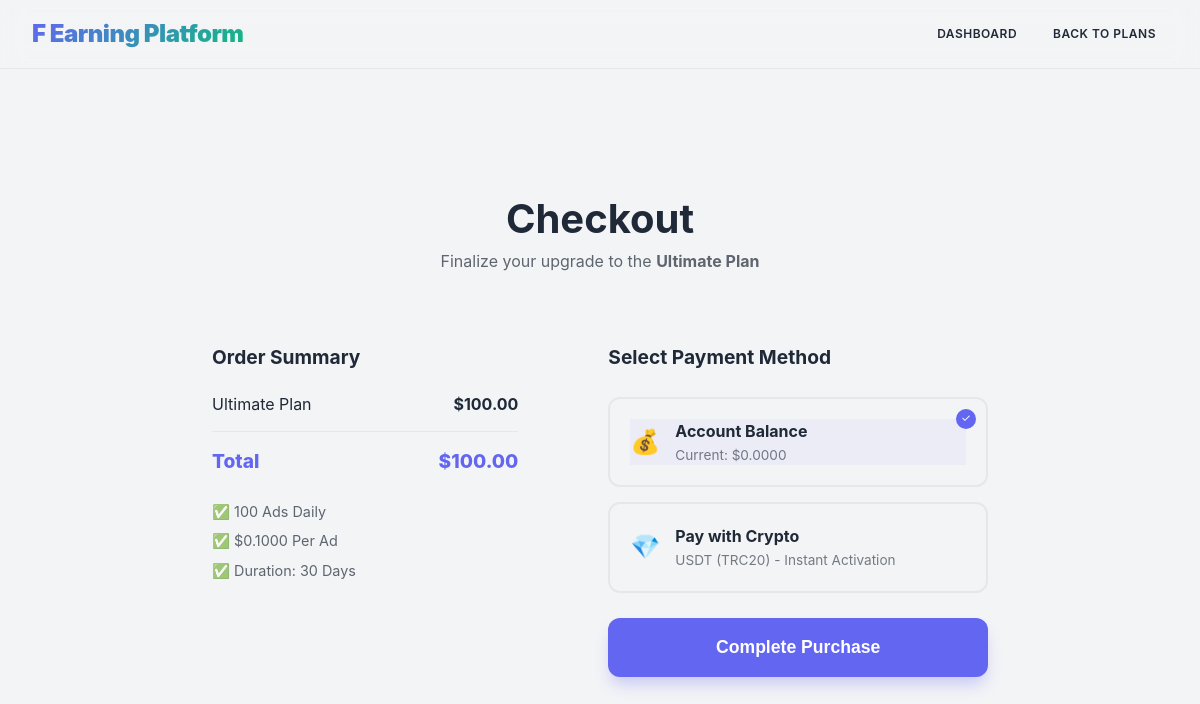
Screenshot of /user/checkout.php?plan_id=4 (signed in) with the database file from the repository.
### tables this page shows
CREATE TABLE IF NOT EXISTS memberships (
    id INT AUTO_INCREMENT PRIMARY KEY,
    name VARCHAR(50) NOT NULL,
    price DECIMAL(10, 2) NOT NULL,
    daily_ads INT NOT NULL,
    daily_surveys INT NOT NULL DEFAULT 5,
    ad_reward DECIMAL(10, 4) NOT NULL,
    duration_days INT NOT NULL,
    created_at TIMESTAMP DEFAULT CURRENT_TIMESTAMP
);

CREATE TABLE IF NOT EXISTS users (
    id INT AUTO_INCREMENT PRIMARY KEY,
    username VARCHAR(50) NOT NULL UNIQUE,
    email VARCHAR(100) NOT NULL UNIQUE,
    country VARCHAR(100) DEFAULT 'Global',
    password VARCHAR(255) NOT NULL,
    balance DECIMAL(15, 4) DEFAULT 0.0000,
    total_earned DECIMAL(15, 4) DEFAULT 0.0000,
    referral_code VARCHAR(20) UNIQUE,
    referred_by INT DEFAULT NULL,
    is_admin TINYINT(1) DEFAULT 0,
    is_verified TINYINT(1) DEFAULT 0,
    status ENUM('active', 'blocked') DEFAULT 'active',
    membership_id INT DEFAULT 1,
    membership_expires_at TIMESTAMP NULL,
    verification_token VARCHAR(100),
    otp_code VARCHAR(10),
    otp_expiry DATETIME,
    reset_token VARCHAR(100),
    reset_token_expiry DATETIME,
    created_at TIMESTAMP DEFAULT CURRENT_TIMESTAMP,
    FOREIGN KEY (referred_by) REFERENCES users(id) ON DELETE SET NULL
);

### includes/user_functions.php (called while the page is built, shortened)
<?php
require_once __DIR__ . '/../config/config.php';
class User {
    private $pdo;
    public function __construct($pdo) {
        $this->pdo = $pdo;
    }
    public function getUserDetails($user_id) {
        $stmt = $this->pdo->prepare("SELECT * FROM users WHERE id = ?");
        $stmt->execute([$user_id]);
        return $stmt->fetch();
    }
}
$userClass = new User($pdo);
?>

### user/checkout.php (the view, shortened to what this page needs)
<?php
require_once __DIR__ . '/../includes/user_functions.php';
require_once __DIR__ . '/../includes/nowpayments.php';
$user = $userClass->getUserDetails($_SESSION['user_id']);
$plan_id = isset($_GET['plan_id']) ? (int)$_GET['plan_id'] : 0;
$stmt = $pdo->prepare("SELECT * FROM memberships WHERE id = ? AND id > 1");
$stmt->execute([$plan_id]);
$plan = $stmt->fetch();
?>
<!DOCTYPE html>
<html lang="en">
<head>
    <link rel="stylesheet" href="../assets/css/style.css">
</head>
<body class="light">
    <header class="navbar-fixed">
        <nav class="navbar" style="padding-left: 2rem; padding-right: 2rem;">
            <div class="logo"><h1><?php echo SITE_NAME; ?></h1></div>
            <div class="nav-links">
                <a href="dashboard.php">Dashboard</a>
                <a href="upgrade.php">Back to Plans</a>
            </div>
        </nav>
    </header>
    <main class="container fade-in" style="padding: 40px 2rem; max-width: 900px; margin: 80px auto;">
        <div style="text-align: center; margin-bottom: 40px;">
            <h2 style="font-size: 2.5rem;">Checkout</h2>
            <p style="opacity: 0.7;">Finalize your upgrade to the <strong><?php echo $plan['name']; ?> Plan</strong></p>
        </div>
        <div style="display: grid; grid-template-columns: 1fr 1.2fr; gap: 30px; align-items: start;">
            <div class="card" style="padding: 30px;">
                <h3 style="margin-bottom: 20px; font-size: 1.2rem;">Order Summary</h3>
                <div style="display: flex; justify-content: space-between; margin-bottom: 15px; padding-bottom: 15px; border-bottom: 1px solid var(--border-light);">
                    <span><?php echo $plan['name']; ?> Plan</span>
                    <span style="font-weight: 700;">$<?php echo number_format($plan['price'], 2); ?></span>
                </div>
                <div style="display: flex; justify-content: space-between; font-size: 1.2rem; font-weight: 800; color: var(--primary-color);">
                    <span>Total</span>
                    <span>$<?php echo number_format($plan['price'], 2); ?></span>
                </div>
                <ul style="list-style: none; margin-top: 25px; font-size: 0.9rem; opacity: 0.7;">
                    <li style="margin-bottom: 8px;">✅ <?php echo $plan['daily_ads']; ?> Ads Daily</li>
                    <li style="margin-bottom: 8px;">✅ $<?php echo number_format($plan['ad_reward'], 4); ?> Per Ad</li>
                    <li style="margin-bottom: 8px;">✅ Duration: <?php echo $plan['duration_days']; ?> Days</li>
                </ul>
            </div>
            <div class="card" style="padding: 30px;">
                <h3 style="margin-bottom: 25px; font-size: 1.2rem;">Select Payment Method</h3>
                <form method="POST">
                    <label style="display: block; margin-bottom: 15px; cursor: pointer;">
                        <div style="border: 2px solid var(--border-light); padding: 20px; border-radius: 12px; transition: all 0.3s; position: relative;" class="payment-option">
                            <div style="display: flex; align-items: center; gap: 15px;">
                                <span style="font-size: 1.5rem;">💰</span>
                                <div>
                                    <p style="font-weight: 700; margin-bottom: 2px;">Account Balance</p>
                                    <p style="font-size: 0.85rem; opacity: 0.6;">Current: $<?php echo number_format($user['balance'], 4); ?></p>
                                </div>
                            </div>
                        </div>
                    </label>
                    <label style="display: block; margin-bottom: 25px; cursor: pointer;">
                        <div style="border: 2px solid var(--border-light); padding: 20px; border-radius: 12px; transition: all 0.3s; position: relative;" class="payment-option">
                            <div style="display: flex; align-items: center; gap: 15px;">
                                <span style="font-size: 1.5rem;">💎</span>
                                <div>
                                    <p style="font-weight: 700; margin-bottom: 2px;">Pay with Crypto</p>
                                    <p style="font-size: 0.85rem; opacity: 0.6;">USDT (TRC20) - Instant Activation</p>
                                </div>
                            </div>
                        </div>
                    </label>
                    <button type="submit" class="btn btn-primary" style="width: 100%; padding: 1.2rem; font-size: 1.1rem; font-weight: 700; border-radius: 12px; box-shadow: 0 10px 15px -3px rgba(99, 102, 241, 0.3);">Complete Purchase</button>
                </form>
            </div>
        </div>
    </main>
</body>
</html>

### assets/css/style.css (style rules this page uses)
:root { --primary-color: #6366f1; --primary-hover: #4f46e5; --secondary-color: #10b981; --bg-light: #f3f4f6; --text-light: #1f2937; --bg-dark: #0f172a; --text-dark: #f8fafc; --card-bg-light: #ffffff; --card-bg-dark: #1e293b; --border-light: #e5e7eb; --border-dark: #334155; }
* { margin: 0; padding: 0; box-sizing: border-box; }
body { font-family: 'Inter', system-ui, -apple-system, sans-serif; line-height: 1.5; transition: background-color 0.3s ease, color 0.3s ease; }
body.light { background-color: var(--bg-light); color: var(--text-light); }
.container { width: 100%; margin: 0; padding: 0 1rem; }
@media (min-width: 768px) { .container { padding: 0 2rem; } }
.navbar { display: flex; flex-direction: row; align-items: center; justify-content: space-between; padding: 1rem 2rem; position: sticky; top: 0; z-index: 100; background: inherit; backdrop-filter: blur(12px); border-bottom: 1px solid var(--border-light); width: 100%; transition: all 0.3s ease; }
.logo h1 { font-size: 1.5rem; font-weight: 900; background: linear-gradient(135deg, var(--primary-color), var(--secondary-color)); background-clip: text; -webkit-background-clip: text; -webkit-text-fill-color: transparent; margin: 0; letter-spacing: -0.5px; position: relative; }
.nav-links { display: flex; align-items: center; gap: 0.75rem; }
.nav-links a { text-decoration: none; color: inherit; font-weight: 600; transition: all 0.2s ease; font-size: 0.75rem; white-space: nowrap; text-transform: uppercase; letter-spacing: 0.5px; padding: 8px 12px; border-radius: 8px; }
.btn { padding: 0.75rem 1.5rem; border-radius: 0.5rem; font-weight: 600; cursor: pointer; border: none; display: inline-flex; align-items: center; justify-content: center; transition: all 0.2s; font-size: 0.95rem; }
.btn-primary { background-color: var(--primary-color); color: white; }
.fade-in { animation: fadeIn 0.8s ease-out forwards; }

### user/checkout.php (style rules this page uses)
input[type="radio"]:checked + div { border-color: var(--primary-color); background: rgba(99, 102, 241, 0.05); }
input[type="radio"]:checked + div::after { content: "✓"; position: absolute; top: 10px; right: 10px; background: var(--primary-color); color: white; width: 20px; height: 20px; border-radius: 50%; display: flex; align-items: center; justify-content: center; font-size: 0.7rem; }

### rows the page displays
memberships: name "Ultimate", price "100.00", daily_ads "100", ad_reward "0.1000", duration_days "30"
users: balance "0.0000"

### other values shown
SITE_NAME "F Earning Platform"
